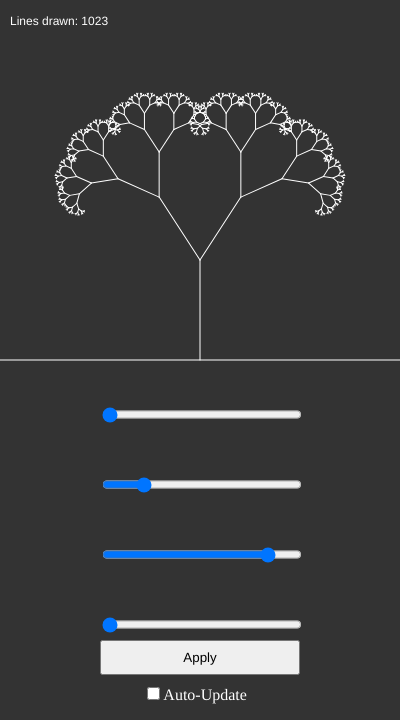
Frame 1 (no input)
Frame 60 (no input): identical to frame 1, image omitted
Frame 120 (the mouse pressed at the canvas centre since frame 60): identical to frame 1, image omitted

The p5.js sketch that drew this single still picture (run headless with seeded random() and noise() and a simulated clock; from frame 60 on, the mouse is pressed at the canvas centre):

// p5.js sketch
// ── sketch.js
let trunkLength = 100;
let densitySlider;
let rotationLimitSlider;
let limitSlider;
let branchNoSlider;

let branchNo = 1;

let splitDensity;
let branchLimit;
let rotationValue;
let diminishValue;

let applyButton;
let applied;
let liveCheck;

let count;

function setup() {
  createCanvas(400, 720);
  angleMode(DEGREES);
  let sliderPos = createVector(width/4, (height/2)+35);
  let sliderSize = createVector(width/2, 35);
  densitySlider = createSlider(1, 8, 1, 1);
  rotationLimitSlider = createSlider(0, 180, 33, 1);
  diminishSlider = createSlider(0, 0.70, 0.60, 0.01);
  limitSlider = createSlider(0, 1000000, 2000, 100);
  //branchNoSlider = createSlider(-10, 1, 1, 1);
  
  densitySlider.position(sliderPos.x, sliderPos.y);
  densitySlider.size(sliderSize.x, sliderSize.y);
  rotationLimitSlider.position(sliderPos.x, sliderPos.y+(sliderSize.y*2));
  rotationLimitSlider.size(sliderSize.x, sliderSize.y);
  diminishSlider.position(sliderPos.x, sliderPos.y+(sliderSize.y*4));
  diminishSlider.size(sliderSize.x, sliderSize.y);
  limitSlider.position(sliderPos.x, sliderPos.y+(sliderSize.y*6));
  limitSlider.size(sliderSize.x, sliderSize.y);
  
  splitDensity = densitySlider.value();
  rotationValue = rotationLimitSlider.value();
  diminishValue = diminishSlider.value();
  branchLimit = limitSlider.value();
  //branchNo = branchNoSlider.value();
  
  applyButton = createButton('Apply');
  applyButton.position(sliderPos.x, sliderPos.y+(sliderSize.y*7));
  applyButton.size(sliderSize.x, sliderSize.y);
  applyButton.mousePressed(updateFractal);
  fill(255);
  liveCheck = createCheckbox('Auto-Update', false);
  liveCheck.position(width/3+10, sliderPos.y+(sliderSize.y*8.25));
  liveCheck.style('color', 'white');
  applied = false;
}

function autoUpdate()
{
  if (liveCheck.checked()){
    if (splitDensity != densitySlider.value() || rotationValue != rotationLimitSlider.value() || diminishValue != diminishSlider.value() || branchLimit != limitSlider.value()) {
      updateFractal();
    }
  }
}

function updateFractal() {
  splitDensity = densitySlider.value();
  rotationValue = rotationLimitSlider.value();
  diminishValue = diminishSlider.value();
  branchLimit = limitSlider.value();
  //branchNo = branchNoSlider.value();
  applied = false;
}

function draw() {
  autoUpdate();
  if (!applied) {
  clear()
  background(51);
  push();
  stroke(255);
  line(0, height/2, width, height/2);
  translate(width/2, height/2);
  count = 0;
  line(0, 0, 0, -trunkLength);
  translate(0, -trunkLength)
  branch(75, branchLimit);
  pop();
  text('Lines drawn: ' + count, 10, 25);
  //noLoop();
    applied = true;
  } 
}

function branch(len, limit) {
  count++;
  if (len >= 1 && limit >= count) {
    for (let i=branchNo;i<=splitDensity;i++) {
      push();
      rotate((rotationValue/splitDensity)*i);
      line(0, 0, 0, -len);
      translate(0, -len)
      branch(len*diminishValue, limit);
      pop();
      push();
      rotate(-(rotationValue/splitDensity)*i);
      line(0, 0, 0, -len);
      translate(0, -len)
      branch(len*diminishValue, limit);
      pop();
    }
  }
}
// ── style.css
html, body {
  margin: 0;
  padding: 0;
  position: absolute;
}
canvas {
  display: block;
}
